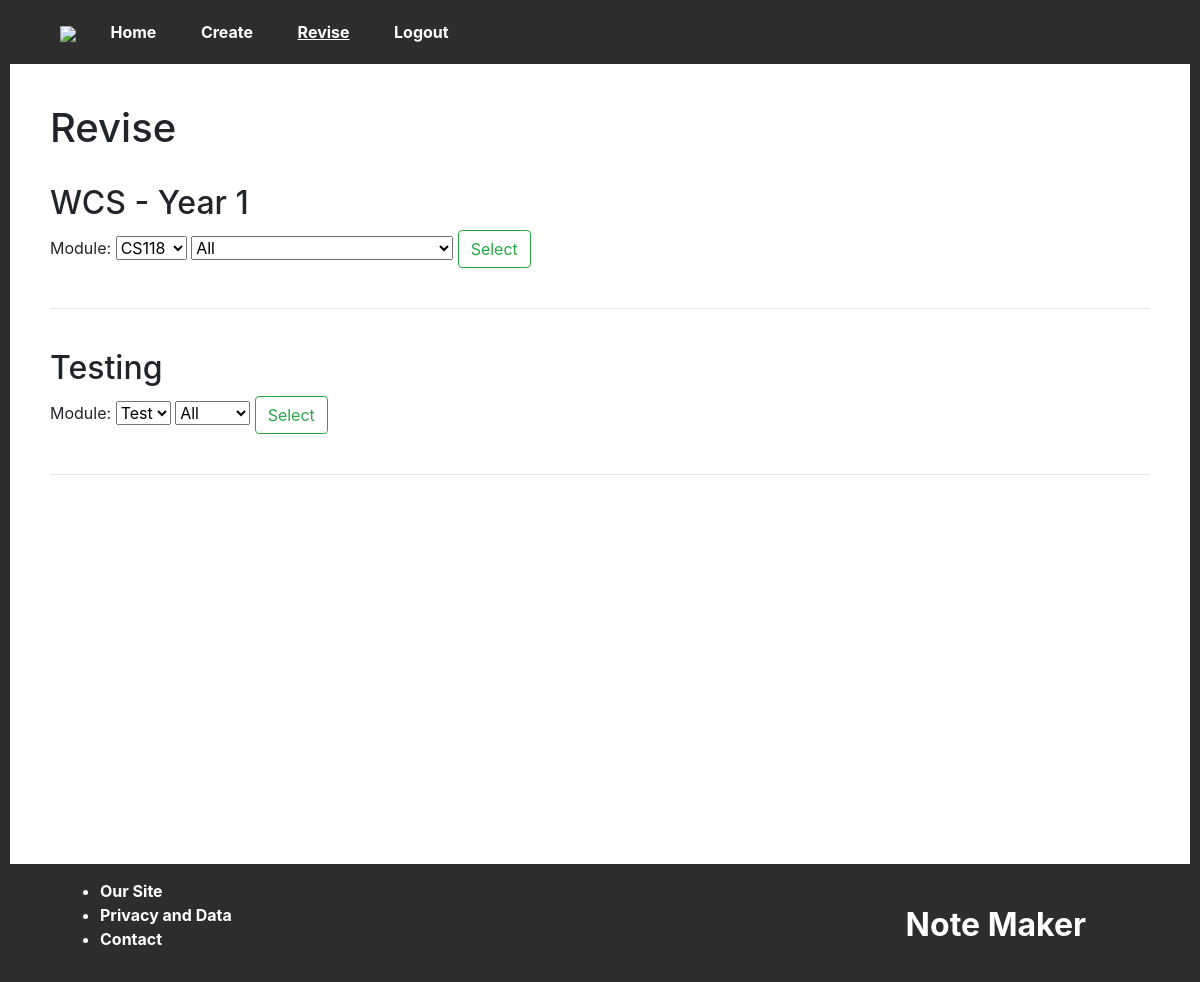
/revise/ (signed in), run on the app's committed database.
### website/models.py (models this page shows, shortened)
class Course(db.Model): # Example: Warwick Computer Science - Year 1
    id = db.Column(db.Integer, primary_key=True)
    name = db.Column(db.String(512))
    user = db.Column(db.Integer, db.ForeignKey("user.id"))
    def getModules(self):
        return sorted(Module.query.filter_by(course=self.id).all(), key=lambda i: i.code)

class Module(db.Model): # Example: CS126 -> Design of Information Structures
    id = db.Column(db.Integer, primary_key=True)
    code = db.Column(db.String(16))
    name = db.Column(db.String(512))
    course = db.Column(db.Integer, db.ForeignKey("course.id"))
    attempts = db.Column(db.Integer, default=0)
    time = db.Column(db.String(128))
    def getHeadings(self):
        return Heading.query.filter_by(module=self.id).all()

### website/revise/revise.py (the view)
@revise.route("/", methods=["GET", "POST"])
@login_required
def index():
    if request.method == "POST":
        m_code = request.form.get("code")
        if request.form.get("headings") == "All":
            return redirect(url_for("revise.module", m_code=m_code))
        return redirect(url_for("revise.heading", h_id=request.form.get("headings:" + m_code)))
    return render_template("revise.html", user=current_user)

### app.py (called while the page is built)
@app.context_processor
def current_nav():
    return get_current_nav()

### website/__init__.py (called while the page is built)
def get_current_nav():
    navs = ["create", "revise", "login", "signup"] # Otherwise: home.
    current = "home"
    for nav in navs:
        if nav in request.path:
            current = nav
    return dict(current_nav = current)

### website/models.py (called while the page is built)
    def getCourses(self):
        return Course.query.filter_by(user=self.id).all()

### website/revise/templates/revise.html (shortened to what this page needs)
{% extends "base.html" %}
{% block content %}
    <h1>Revise</h1><br>
    {% for course in current_user.getCourses() %}
        <h2>{{ course.name }}</h2>
        <form method="POST">
            <label for="code:{{ course.id }}">Module: </label>
            <select name="code" id="code:{{ course.id }}" onchange="loadHeadings(this.id)">
                {% for mod in course.getModules() %}
                    <option value="{{ mod.code }}">{{ mod.code }}</option>
                {% endfor %}
            </select>
            {% for module in course.getModules() %}
                <select class="headings:{{ course.id }}" name="headings:{{ module.code }}" id="headings:{{ module.code }}" {% if loop.index != 1 %} style="display: none;" {% endif %}>
                    <option value="All" selected>All</option>
                </select>
            {% endfor %}
            <input type="submit" value="Select" class="btn btn-outline-success">
        </form>
        <br><hr><br>
    {% endfor %}
{% endblock %}

### data on the page
Course: name "WCS - Year 1"
Module: code "All"
Course: name "Testing"
Module: code "All"

### other printed values
form field code "CS118"
form field code "Test"
